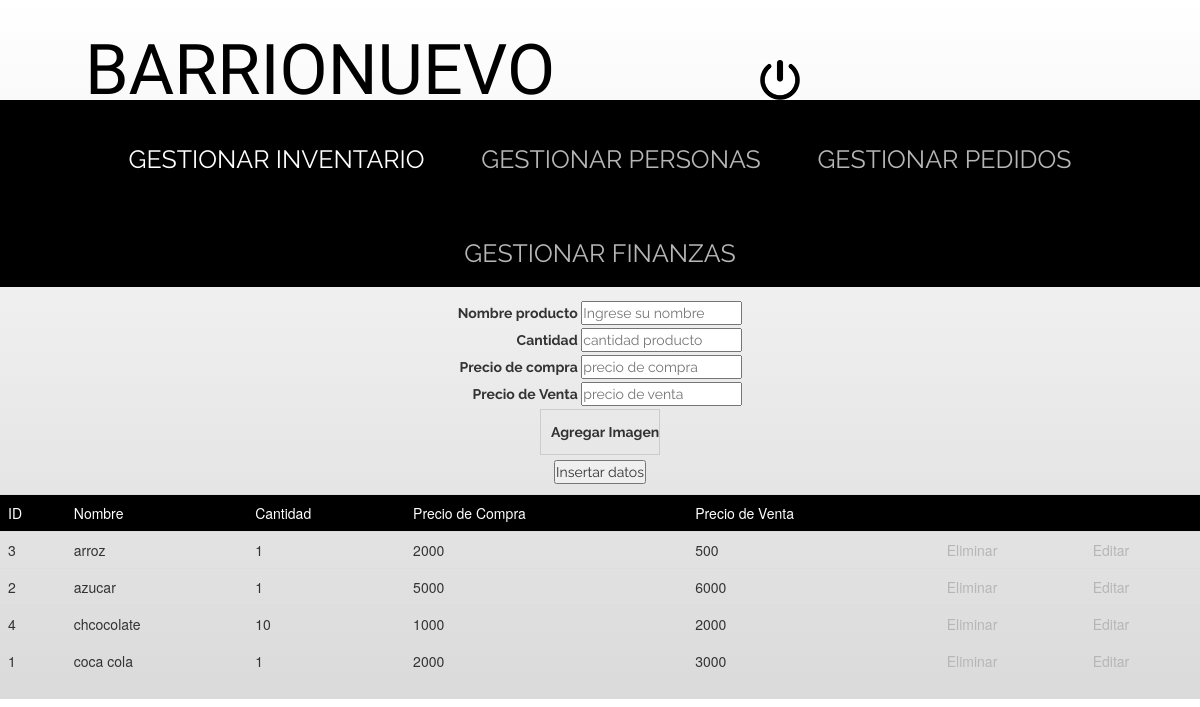
Page /agregar_inventario.php on the committed database.
### tables this page shows
CREATE TABLE `producto` (
  `id` int(100) NOT NULL,
  `nombre` varchar(100) NOT NULL,
  `cantidad` varchar(100) NOT NULL,
  `precio_compra` int(100) NOT NULL,
  `precio_venta` int(100) NOT NULL,
  `imagen` varchar(100) NOT NULL
);

### agregar_inventario.php (the view, shortened to what this page needs)
<!DOCTYPE html>
<html lang="es">
<link rel="stylesheet" href="https://maxcdn.bootstrapcdn.com/bootstrap/3.3.7/css/bootstrap.min.css">
<link rel="stylesheet" type="text/css" href="css/stylos.css">
    <head>
    </head>
<header>
      <p class="titulo_admin" >BARRIONUEVO SHOP </p>
</header>
<a href="cierre.php"><img src="images/cierre.jpg" class="cierreSesion" title="Cerrar sesión"> </a><br>
    <meta name="viewport" content="width=device-width, initial-scale=1, maximum-scale=1"/><br>
  <ul class="headi">
    <li><a href="agregar_inventario.php" class="current">GESTIONAR INVENTARIO</a></li>
    <li><a href="bus.php"  >GESTIONAR PERSONAS</a></li>
    <li><a href="ver_pedidos.php" >GESTIONAR PEDIDOS</a></li>
    <li><a href="finanzas.php" >GESTIONAR FINANZAS</a></li>
  </ul>
<?php
  include_once("conexion.php");
?>
<section >
     <form method="POST" action="mostrar_inventario.php" enctype="multipart/form-data" class="formu">
      <div>
        <label>Nombre&nbsp;producto</label>
        <input class="regi" type="text" name="nombre" placeholder="Ingrese su nombre" required*/>
      </div>
      <div>
        <label>Cantidad</label>
        <input class="regi" type="number" name="cantidad" placeholder="cantidad producto" required*/>
      </div>
      <div>
        <label>Precio&nbsp;de&nbsp;compra</label>
        <input class="regi" type="number" name="compra" placeholder="precio de compra" required*/>
      </div>
      <div>
        <label>Precio&nbsp;de&nbsp;Venta</label>
        <input class="regi" type="number" name="venta" placeholder="precio de venta" required*/>
      </div>
      <div>
        <label for="file-upload" class="custom-file-upload">Agregar&nbsp;Imagen</label>
      </div>
      <div>
        <button type="submit"
        >Insertar datos</button>
      </div>
  </section>
  <p>
    <?php
$tabla="";
$query="SELECT * FROM producto ORDER BY nombre";
$buscarpersonas=$conexion->query($query);
if ($buscarpersonas->num_rows > 0)
{
  $tabla.=
  '<table class="table">
    <tr class="bg-primary tabla">
      <td>ID</td>
      <td>Nombre</td>
      <td>Cantidad</td>
      <td>Precio de Compra</td>
      <td>Precio de Venta</td>
      <td></td>
      <td></td>
    </tr>';
  while($filapersonas= $buscarpersonas->fetch_assoc())
  {
    $tabla.=
    '<tr>
      <td>'.$filapersonas['id'].'</td>
      <td>'.$filapersonas['nombre'].'</td>
      <td>'.$filapersonas['cantidad'].'</td>
      <td>'.$filapersonas['precio_compra'].'</td>
      <td>'.$filapersonas['precio_venta'].'</td>
      <td>'."<a href=eliminarInventario.php?id=".$filapersonas['id'].">Eliminar</a>".'</td>
      <td>'."<a href=editarInventario.php?id=".$filapersonas['id'].">Editar</a>".'</td>
     </tr>
    ';
  }
  $tabla.='</table>';
} else
  {
    $tabla="No se encontraron coincidencias con sus criterios de búsqueda.";
  }
echo $tabla;
?>
    </body>
</html>

### css/stylos.css (style rules this page uses)
* { margin:0; padding:0; }
.titulo, .titulo_admin { font-family:"Ruda"; font-size: 5em; text-align: center; color: black; margin: 20px; float: left; width: 50%; }
.titulo_admin { height: 60px; }
.headi { overflow-y: auto; text-align: center; width: 100%; display: inline-block; font-size: 60px; background-color: black; color: white; text-decoration: none; }
ul { padding: 0; }
li { color: white; display: inline-block; font-family: "Raleway", sans-serif; font-size: 25px; text-transform: uppercase; margin: 16px 20px; }
a { color: #B6B6B6; text-decoration: none; }
.current,a:hover { color: white; text-decoration: none; }
.formu { font-family: Raleway; text-align: center; }
label { display: inline-block; width: 120px; text-align: right; }
.cierreSesion { width: 40px; height: 40px; float: right; margin-right: 400px; margin-top: 60px; }
.tabla { background-color: black; width: 100%; }
.custom-file-upload { text-align: left; border: 1px solid #ccc; display: inline-block; padding: 12px 10px 12px; cursor: pointer; }

### rows in the picture
producto: id "3", nombre "arroz", cantidad "1", precio_compra "2000", precio_venta "500"
producto: id "2", nombre "azucar", cantidad "1", precio_compra "5000", precio_venta "6000"
producto: id "4", nombre "chcocolate", cantidad "10", precio_compra "1000", precio_venta "2000"
producto: id "1", nombre "coca cola", cantidad "1", precio_compra "2000", precio_venta "3000"
